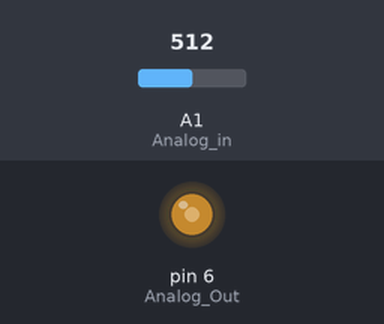
This sketch was run on a simulated Arduino Uno, built with avr-gcc and run on an emulated ATmega328P. Shown: output pins drawn as LEDs (lit = HIGH). The test bench sets the inputs (shaded band); at power-on: A1 (Analog_in) = 512.

Above: at 1.2 s.
1.3 s: A1 (Analog_in) set to 716
At 2.2 s:
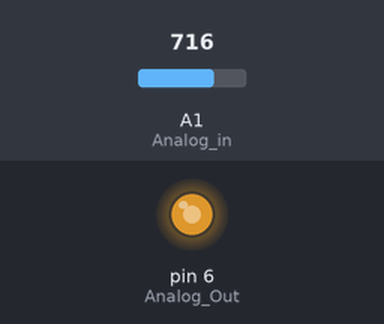
2.8 s: A1 (Analog_in) set to 900
At 3.4 s:
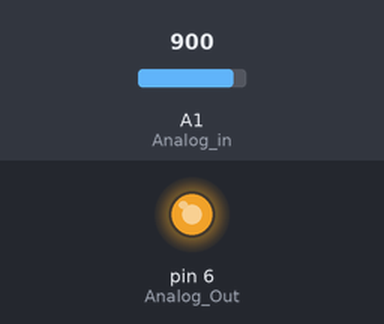
4.3 s: A1 (Analog_in) set to 122
At 5.5 s:
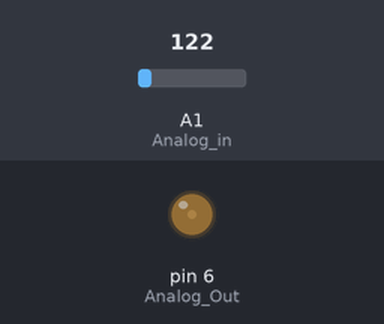
5.8 s: A1 (Analog_in) set to 0
At 6.8 s:
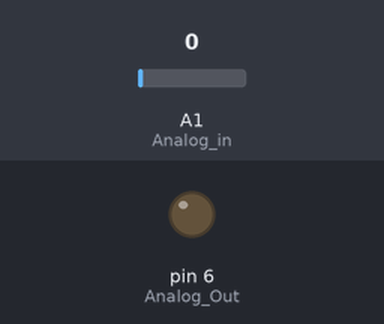
7.3 s: A1 (Analog_in) set to 511
At 8.0 s:
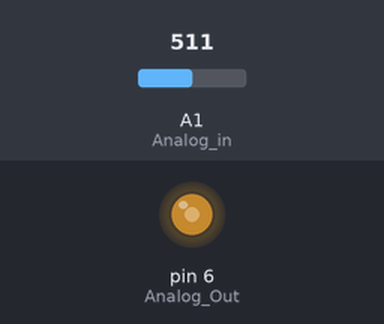
Timing chart, 0 to 9.8 s (numbered marks = the images above; inputs shaded):
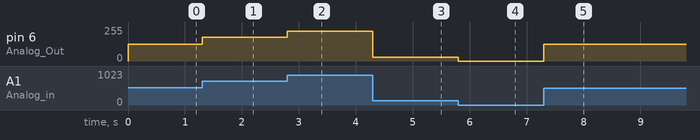

Measured:
- after the input at 1.3 s, pin 6 (Analog_Out): 127/255 → 178/255 at once
- after the input at 2.8 s, pin 6 (Analog_Out): 178/255 → 224/255 at once
- after the input at 4.3 s, pin 6 (Analog_Out): 224/255 → 30/255 at once
- after the input at 5.8 s, pin 6 (Analog_Out): 30/255 → 0/255 at once
- after the input at 7.3 s, pin 6 (Analog_Out): 0/255 → 127/255 at once

The sketch:

Arduino_ADC_PWM.ino
```cpp
#define Analog_in PC1       // A1 is the analog input pin
#define Analog_Out PD6       // Digital pin 3 (PWM output)

void setup() {
  pinMode(Analog_in, INPUT);
  pinMode(Analog_Out, OUTPUT);
}

void loop() {
  int value = analogRead(Analog_in);           // Read analog value (0–1023)
  int pwmValue = map(value, 0, 1023, 0, 255);   // Convert to 8-bit PWM
  analogWrite(Analog_Out, pwmValue);           // Write PWM output

}
```
